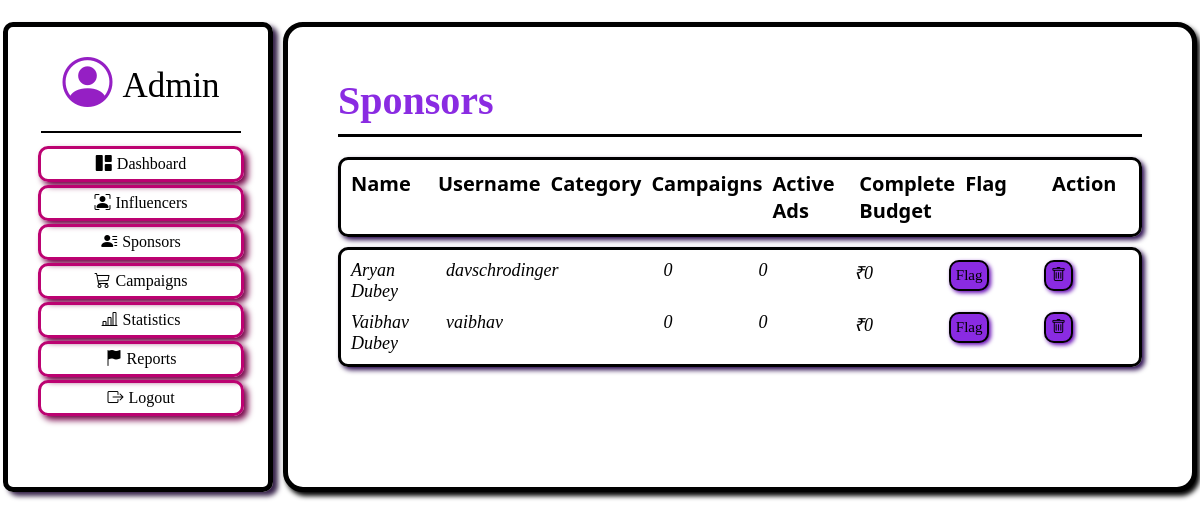
Before: /admin/Sponsors with the older database file.
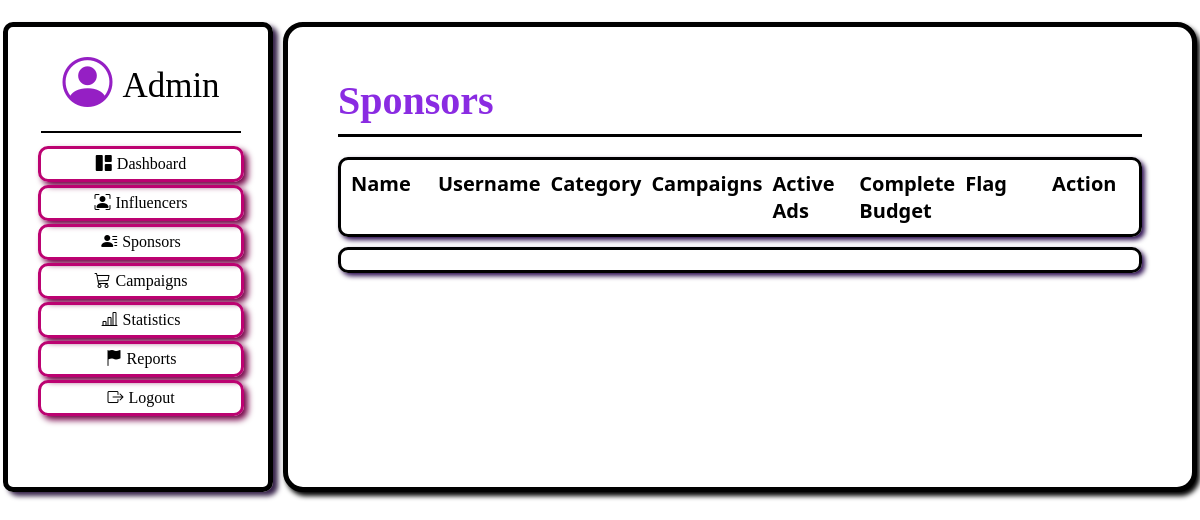
After: the same page with the newer database file.
### application/Models.py (models this page shows)
class Sponsor(db.Model):
    __tablename__ = 'Sponsor'
    id = db.Column(db.Integer, primary_key=True)
    fullname = db.Column(db.String(200), unique=True, nullable=False)
    username = db.Column(db.String(200), unique=True, nullable=False)
    email = db.Column(db.String(200), unique=True, nullable=False)
    password = db.Column(db.String(100), nullable=False)
    products = db.relationship('Product', backref='Sponsor', lazy=True)
    flag=db.Column(db.Boolean, default=False)
    flagCount=db.Column(db.Integer, default=0)

### application/AdminController.py (the view, shortened to what this page needs)
@app.route('/admin/Sponsors', methods=['POST','GET'])
def adminSpo():
    sponsors=Sponsor.query.all()
    camps={}
    active={}
    budget={}
    for sponsor in sponsors:
        camps[sponsor.id]=Product.query.filter_by(sponsor_id=sponsor.id).count()
        active[sponsor.id]=UserProduct.query.join(Product).filter(
            Product.sponsor_id==sponsor.id, UserProduct.status=='Accepted').count()
        products=Product.query.filter_by(sponsor_id=sponsor.id).all()
        budget[sponsor.id]=sum(product.price for product in products)
    return render_template("adminSpo.html",sponsors=sponsors, camps=camps,active=active,budget=budget)

### templates/adminSpo.html (shortened to what this page needs)
<!DOCTYPE html>
<html lang="en">
<head>
    <link rel="stylesheet" href="https://cdnjs.cloudflare.com/ajax/libs/bootstrap-icons/1.9.1/font/bootstrap-icons.min.css">
</head>
<body>
    <div class="box">
        <div class="side-box">
            <div class="head">
                <i class="bi bi-person-circle"></i>
                <span class="text-a">Admin</span>
            </div>
            <div class="line"></div>
            <div class="column">
                <i class="bi bi-grid-1x2-fill"></i>
                <a href="{{url_for('admin')}}"> Dashboard</a>
            </div>
            <div class="column">
                <i class="bi bi-person-bounding-box"></i>
                <a href="{{url_for('adminInflu')}}"> Influencers</a>
            </div>
            <div class="column">
                <i class="bi bi-person-lines-fill"></i>
                <a href="{{url_for('adminSpo')}}">Sponsors</a>
            </div>
            <div class="column">
                <i class="bi bi-cart3"></i>
                <a href="{{url_for('adminCamp')}}">Campaigns</a>
            </div>
            <div class="column">
                <i class="bi bi-bar-chart-line"></i>
                <a href="{{url_for('adminStat')}}">Statistics</a>
            </div>
            <div class="column">
                <i class="bi bi-flag-fill"></i>
                <a href="{{url_for('adminReport')}}">Reports</a>
            </div>
            <div class="column">
                <i class="bi bi-box-arrow-right"></i>
                <a href="{{url_for('logout')}}">Logout</a>
            </div>
        </div>
        <div class="main-box">
            <span class="title">Sponsors</span>
            <div class="line1"></div>
            <div class="rect">
                <div class="i">Name</div>
                <div class="i">Username</div>
                <div class="i">Category</div>
                <div class="i">Campaigns</div>
                <div class="i">Active Ads</div>
                <div class="i">Complete Budget</div>
                <div class="i">Flag</div>
                <div class="i">Action</div>
            </div>
            <div class="rect1">
                {% for sponsor in sponsors %}
                    <div class="i">{{sponsor.fullname}} </div>
                    <div class="i">{{sponsor.username}}</div>
                    <div class="i">{{sponsor.category}}</div>
                    <div class="i">{{camps[sponsor.id]}}</div>
                    <div class="i">{{active[sponsor.id]}}</div>
                    <div class="i">₹{{budget[sponsor.id]}}</div>
                    <div class="i">
                        <form method="POST">
                            {% if sponsor.flag==True %}
                                <button type="submit" class="flag" name="unflag" value="unflag">Unflag</button>
                            {% elif sponsor.flag==False %}
                                <button type="submit" class="flag" name="flag" value="flag">Flag</button>
                            {% endif %}
                        </form>
                    </div>
                    <div class="i">
                        <form method="POST">
                            <button type="submit" class="flag" name="delete" value="delete"><i class="bi bi-trash"></i>
                            </button>
                        </form>
                    </div>
                {% endfor %}
            </div>
        </div>
    </div>
</body>
</html>

### templates/adminSpo.html (style rules this page uses)
body { margin: 0; padding: 0; height: 100%; width: 100%; background-color: rgb(255, 255, 255); }
a { text-decoration: none; color: inherit; }
a:link, a:visited { color: inherit; }
.box { display: flex; padding: 1px; gap: 10px; margin: 2px; padding-top: 20px; }
.main-box { display: flex; height: auto; width: 100%; padding-top: 50px; padding-left: 50px; background-color: rgb(255, 255, 255); flex-wrap: wrap; }
.text-a { font-size: 35px; padding-left: 10px; font-family: cursive; }
.side-box { display: flex; flex-direction: column; justify-content: flex-start; align-items: center; border: 5px solid rgb(0, 0, 0); border-radius: 10px; padding: 30px; flex-wrap: wrap; height: 400px; width: 200px; box-shadow: 5px 4px 5px rgb(55, 35, 74); flex-shrink: 0; }
.head { display: flex; align-items: center; font-size: 50px; font-family: monospace; }
.head .bi { color: rgb(149, 31, 196); }
.line { margin-top: 15px; margin-bottom: 10px; height: 2px; width: 100%; background-color: rgb(0, 0, 0); }
.column { display: flex; justify-content: center; align-items: center; margin-top: 3px; height: 30px; width: 100%; border: 3px solid rgb(188, 2, 113); border-radius: 10px; font-family: cursive; gap: 5px; box-shadow: 4px 4px 6px rgb(117, 2, 71); transition: transform 0.3s; }
.main-box { display: flex; flex-direction: column; height: auto; width: 100%; border: 5px solid black; border-radius: 20px; padding: 50px; box-shadow: 3px 4px 5px black; }
.title { font-size: 40px; font-weight: bold; font-family: Verdana; color: blueviolet; }
.line1 { margin-top: 10px; height: 3px; width: 100%; background-color: rgb(0, 0, 0); margin-bottom: 20px; }
.rect, .rect1 { display: grid; padding: 10px; grid-template-columns: repeat(8,1fr); box-sizing: border-box; width: 100%; border: 3px solid black; box-shadow: 3px 3px 5px rgb(43, 12, 79); border-radius: 10px; gap: 10px; font-family: segoe UI; font-size: 20px; font-weight: bold; }
.rect1 { margin-top: 10px; font-family: cursive; font-size: 18px; font-style: italic; font-weight: 400; }

Changed rows visible on the page:
removed Sponsor: fullname "Aryan Dubey", username "davschrodinger", camps "0", active "0", budget "0", flag "Flag"
removed Sponsor: fullname "Vaibhav Dubey", username "vaibhav", camps "0", active "0", budget "0", flag "Flag"
